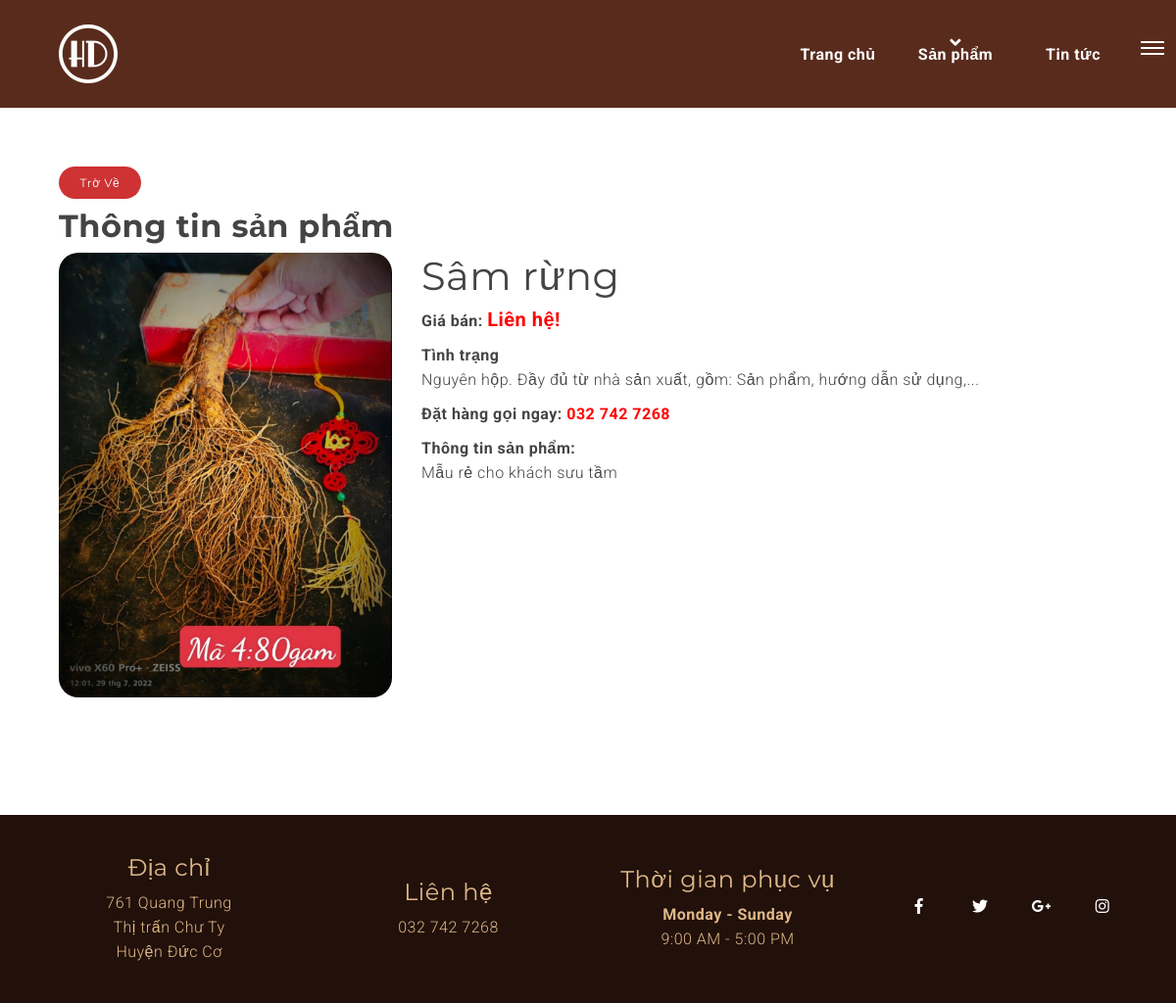
/ttsanpham/22, run on the app's committed database.
### tables this page shows
CREATE TABLE `db_slider` (
  `id` int(11) NOT NULL,
  `name` varchar(255) NOT NULL,
  `link` varchar(255) NOT NULL,
  `img` varchar(100) NOT NULL,
  `created` datetime NOT NULL,
  `created_by` varchar(50) NOT NULL DEFAULT 'Supper Admin',
  `modified` datetime NOT NULL,
  `modified_by` varchar(50) NOT NULL DEFAULT 'Supper Admin',
  `trash` tinyint(1) NOT NULL DEFAULT 1,
  `status` tinyint(1) NOT NULL DEFAULT 1,
  `type` int(2) DEFAULT 0,
  `detail` text NOT NULL,
  `spname` varchar(255) NOT NULL,
  `price` int(11) NOT NULL
);

### application/controllers/Tintuc.php (called while the page is built, shortened)
<?php
class Tintuc extends CI_Controller {
    function __construct() {
        $this->load->model('frontend/Mproduct');
        $this->load->model('frontend/Mcategory');
        $this->load->model('frontend/Mcontent');
		$this->load->model('frontend/Mslider');
        $this->data['com']='tintuc';
    }
	public function detailsp(){
		$aurl = explode('/', uri_string());
		$link = $aurl[1];
		$row = $this->Mslider->sp_get_detail($link);
		$this->data['row']=$row;
		$this->data['view']='detail';
		$this->load->view('frontend/components/tintuc/detailsp',$this->data);
	}
}

### index.php (called while the page is built, shortened)
<?php
require_once BASEPATH.'core/CodeIgniter.php';

### application/models/frontend/Mslider.php (called while the page is built, shortened)
<?php if ( ! defined('BASEPATH')) exit('No direct script access allowed');
class Mslider extends CI_Model {
	public function __construct()
    {
            $this->table = $this->db->dbprefix('slider');
    }
	public function sp_get_detail($id){
        $this->db->where('status', 1);
        $this->db->where('trash', 1);
        $this->db->where('id', $id);
        $this->db->limit(1);
        $query = $this->db->get($this->table);
        return $query->row_array();
    }
}

### application/views/frontend/components/tintuc/detailsp.php (the view, shortened to what this page needs)
<!DOCTYPE html>
<html lang="en">
<head>
    <link href="../public/vendor/css/bundle.min.css" rel="stylesheet">
    <link href="../public/vendor/css/owl.carousel.min.css" rel="stylesheet">
    <link rel="stylesheet" href="../public/vendor/css/jquery.fancybox.min.css">
    <link rel="stylesheet" href="../public/vendor/css/swiper.min.css">
    <link rel="stylesheet" href="../public/vendor/css/LineIcons.min.css">
    <link href="../public/coffee/css/line-awesome.min.css" rel="stylesheet">
    <link href="../public/coffee/css/style.css" rel="stylesheet">
    <link href="../public/coffee/css/custom.css" rel="stylesheet">
</head>
<body data-spy="scroll" data-target=".navbar" data-offset="90">
<header id="home" class="cursor-light">
    <div class="inner-header nav-icon">
        <div class="main-navigation" style="background: #592b1c;">
            <div class="container">
                <div class="row">
                    <div class="col-4 col-lg-2">
                        <a class="navbar-brand link scroll"  href="<?php echo base_url() ?>trang-chu">
                            <img src="../public/coffee/images/logo.png" alt="logo">
                        </a>
                    </div>
                    <div class="col-8 col-lg-10 simple-navbar d-flex align-items-center justify-content-end">
                        <nav class="navbar navbar-expand-lg">
                            <div class="collapse navbar-collapse" id="navbarSupportedContent">
                                <div class="navbar-nav ml-auto d-flex align-items-center">
                                    <a class="nav-link home active link " href="<?php echo base_url() ?>trang-chu">Trang chủ</a>
									<a class="nav-link home active link " href="<?php echo base_url() ?>sanpham">Sản phẩm</a>
                                    <a class="nav-link link" href="<?php echo base_url() ?>tin-tuc">Tin tức</a>
                                    <span class="menu-line link"><i aria-hidden="true" class="fa fa-angle-down"></i></span>
                                </div>
                            </div>
                        </nav>
                    </div>
                </div>
            </div>
        </div>
        <a href="javascript:void(0)" class="sidemenu_btn link" id="sidemenu_toggle">
            <span></span>
            <span></span>
            <span></span>
        </a>
    </div>
</header>
<section id="content">
		<div class="container" style="margin-top:50px">
			<div class="col-xs-12 col-sm-12 col-md-12 col-lg-12">
					<a href="<?php echo base_url() ?>sanpham" class="btn button btn-small btn-rounded mb-1 section-btn">Trờ về</a>
			</div>
			<div class="col-xs-12 col-sm-12 col-md-12 col-lg-12 product-content" id="list-content">
				<div class="product-wrap" id="info-content">
					<div class="content-ct">
						<div class="fs-ne2-it clearfix" style="padding-top: 5px">
							<div class="fs-ne2-it clearfix">
								<div class="entry-title">
									<h2><strong>Thông tin sản phẩm</strong></h2>
								</div>
							</div>
							<div class="row">
								<div class="col-md-4  wow fadeIn" data-wow-duration="1s" data-wow-delay=".3s" >
									<div class="item-img">
										<a href="../public/assets/images/<?php echo $row['img']; ?>" data-fancybox="images">
											<img src="../public/assets/images/<?php echo $row['img']; ?>" alt="image" style="height:100%;border-radius:20px">
										</a>
									</div>
								</div>
								<div class="col-md-8  wow fadeIn" data-wow-duration="1s" data-wow-delay=".6s">
									<div class="product-view-content">
									<div class="product-view-name">
										<h1><?php echo $row['name'] ?></h1>
									</div>
									<div class="product-view-price">
										<div class="pull-left">
											<b>Giá bán: </b>
											<?php if($row['price']==0): ?>
												<span style="color:red;font-size:20px"><strong>Liên hệ!</strong></span>
											<?php else : ?>
												<span style="color:red;font-size:20px"><strong><?php echo(number_format($row['price'])); ?> vn₫</strong></span>
											<?php endif; ?>
										</div>
									</div>
									<div style="margin-top: 10px;">
										<b>Tình trạng</b>
										<br>
										<span>Nguyên hộp. Đầy đủ từ nhà sản xuất, gồm: Sản phẩm, hướng dẫn sử dụng,...</span>
									</div>
									<div style="margin-top: 10px;">
										<b>Đặt hàng gọi ngay: </b> <span style="color:red"><strong>032 742 7268</strong></span>
									</div>
									<div style="margin-top: 10px;" class="product-view-name">
										<b>Thông tin sản phẩm:</b>
										<br>
										<p><?php echo $row['detail'] ?></p>
									</div>
								</div>
								</div>
							</div>
						</div>
					</div>
				</div>
			</div>
		</div>
	</section>
<footer class="footer">
    <div class="container">
        <div class="row align-items-center">
            <div class="col-md-3 text-center">
                <div class="footer-social">
                    <h4 class="wow fadeInUp" data-wow-delay="0.2s">Địa chỉ</h4>
					<p>761 Quang Trung<br> Thị trấn Chư Ty<br>Huyện Đức Cơ</p>
                </div>
            </div>
			<div class="col-md-3 text-center">
                <div class="footer-social">
                    <h4 class="wow fadeInUp" data-wow-delay="0.2s">Liên hệ</h4>
					<p>032 742 7268</p>
                </div>
            </div>
			<div class="col-md-3 text-center">
                <div class="footer-social">
                    <h4 class="wow fadeInUp" data-wow-delay="0.2s">Thời gian phục vụ</h4>
					<div>
                                        <strong>Monday - Sunday</strong>
                                        <p>9:00 AM - 5:00 PM</p>
                                   </div>
                </div>
            </div>
			<div class="col-md-3 text-center">
                <div class="footer-social">
				<ul class="list-unstyled social-icons social-icons-simple">
                        <li><a class="social-icon wow fadeInUp" target="_blank" href="https://www.facebook.com/H%E1%BA%A1nh-Dung-%C4%90%E1%BA%A7u-M%E1%BB%91i-S%C3%A2m-Ng%E1%BB%8Dc-Linh-110390721092653/?ref=pages_you_manage&gidzl=CnnOKg8r1Gut1rjTfYi42J81Mrsx9GG1U0aDKBuZK0Kh30zJltO2KdbTL07gT09JVGbL066d76zbfJ040G"><i class="fab fa-facebook-f" aria-hidden="true"></i> </a> </li>
                        <li><a class="social-icon wow fadeInDown" href="javascript:void(0)"><i class="fab fa-twitter" aria-hidden="true"></i> </a> </li>
                        <li><a class="social-icon wow fadeInUp" href="javascript:void(0)"><i class="fab fa-google-plus-g" aria-hidden="true"></i> </a> </li>
                        <li><a class="social-icon wow fadeInUp" href="javascript:void(0)"><i class="fab fa-instagram" aria-hidden="true"></i> </a> </li>
                    </ul>
                </div>
            </div>
        </div>
    </div>
</footer>
</body>
</html>

### public/coffee/css/custom.css (style rules this page uses)
.section-btn { background: #ce3232; border-radius: 0; border: 0; color: #f9f9f9; font-size: inherit; font-weight: normal; padding: 10px 25px; transition: 0.5s 0.2s; }

### data on the page
db_slider: img (picture), name "Sâm rừng", detail "Mẫu rẻ cho khách sưu tầm"
